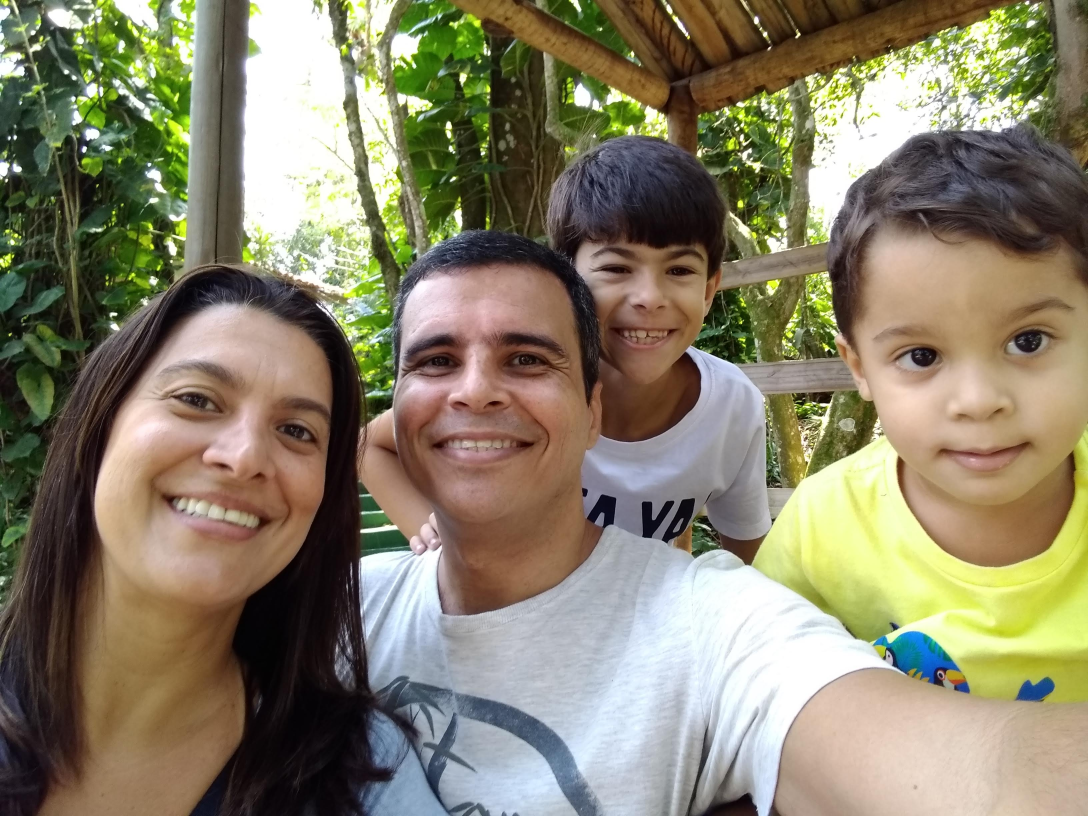
#> input picture resources/parque_da_cidade.jpg, 3264 x 2448 px (shown at 1/3 size)
$ python detect_and_crop.py
#> lines starting #> are read from the running program, lines starting #| are printed output that depends on the picture
### util/face_cropper.py
import cv2, sys

class FaceCropper(object):

    CASCADE_PATH = "resources/haarcascades/haarcascade_frontalface_default.xml"

    def __init__(self):
        self.face_cascade = cv2.CascadeClassifier(self.CASCADE_PATH)

    def generate(self, image_path, output_path, show_result= False):
#> called with image_path = 'resources/parque_da_cidade.jpg', output_path = 'output', show_result = False
        try:
            img = cv2.imread(image_path)
#> img is the input picture: shape (2448, 3264, 3); mean B, G, R 105.8, 129.3, 136.5
            if (img is None):
                print('[RECON] Não foi possível abrir a imagem %s' % image_path)
                return 0
        except Exception:
            print('[CROPPER] Deu ruim! %s' % sys.exc_info())

        img_bg = cv2.cvtColor(img, cv2.COLOR_BGR2GRAY)
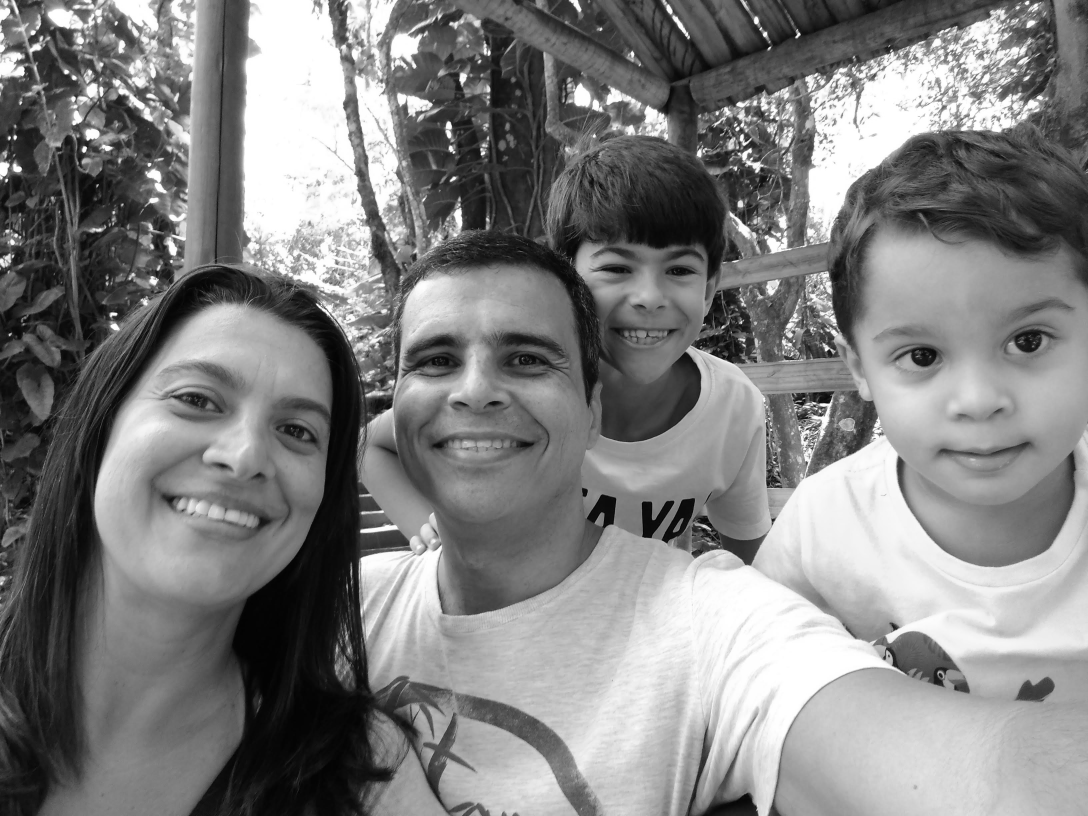
#> img_bg: shape (2448, 3264) (shown at 1/3 size); min 0, max 255, mean 128.8
        try:
            faces = self.face_cascade.detectMultiScale(img_bg, 1.1, 3, minSize=(240, 240))
#> faces = [[1700, 618, 489, 489], [1094, 795, 698, 698], [2522, 776, 742, 743], [314, 898, 832, 832]]
            if (faces is None):
                print('[RECON] Falhou ao tentar detectar alguma face em %s ' % image_path)
                return 0

            if (show_result):
                for (x, y, w, h) in faces:
                    cv2.rectangle(img, (x,y), (x+w, y+h), (255,0,0), 2)
                cv2.imshow('img', img)
                cv2.waitKey(0)
                cv2.destroyAllWindows()

            facecnt = len(faces)
#> facecnt = 4
            print("[RECON] Qtd detectada: " + str(facecnt) + " em  " + image_path)
#| [RECON] Qtd detectada: 4 em  resources/parque_da_cidade.jpg
            i = 0
            height, width = img.shape[:2]
#> height = 2448; width = 3264

            for (x, y, w, h) in faces:
                r = max(w, h) / 2
                centerx = x + w / 2
                centery = y + h / 2
                nx = int(centerx - r)
                ny = int(centery - r)
                nr = int(r * 2)

                faceimg = img[ny:ny+nr, nx:nx+nr]
                lastimg = cv2.resize(faceimg, (320, 320))
                i += 1
                # cv2.imwrite("output/image%d.jpg" % i, lastimg)
                result = cv2.imwrite(str(output_path) + "/cropped_" + image_path.split('/')[2].split('.')[0] + "_" + str(i) + ".jpg", lastimg)
                print('[RECON] Result: %s' % result)
                return facecnt
#> this loop made 1 pass
#> (x, y, w, h, r, centerx, centery, nx) on pass 1: (1700, 618, 489, 489, 244.5, 1944.5, 862.5, 1700)
#> pass 1, in generate, `faceimg = img[ny:ny+nr, nx:nx+nr]`:
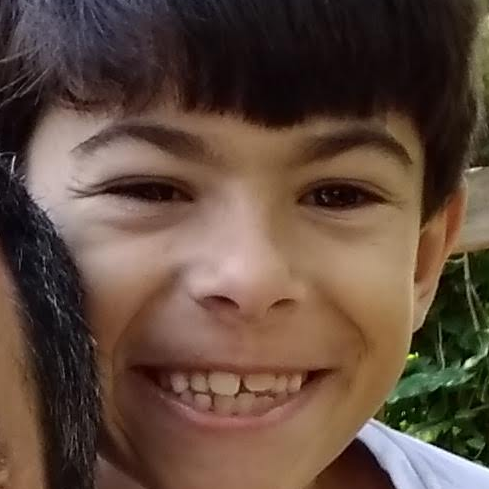
#> faceimg: shape (489, 489, 3); mean B, G, R 61.9, 74.5, 96.2
#> after the loop, i = 1

        except Exception:
#> (the run stopped early here; a loop or call above may not have finished)

$ run again, with resources/biden.jpg copied over resources/parque_da_cidade.jpg
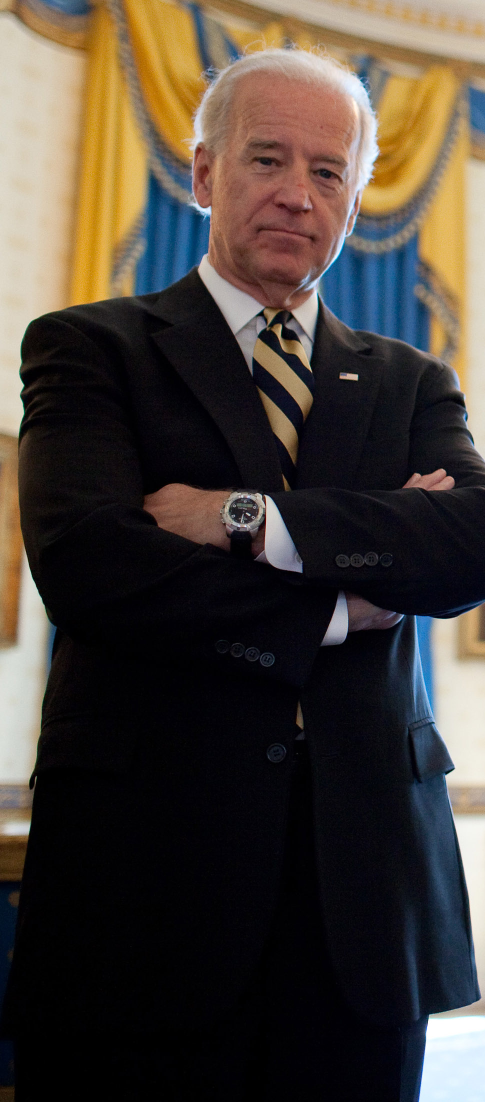
#> input picture resources/biden.jpg, 970 x 2204 px (shown at 1/2 size)
#> in generate, img is the input picture: shape (2204, 970, 3); mean B, G, R 55.5, 62.7, 70.7
#> in generate, `img_bg = cv2.cvtColor(img, cv2.COLOR_BGR2GRAY)`:
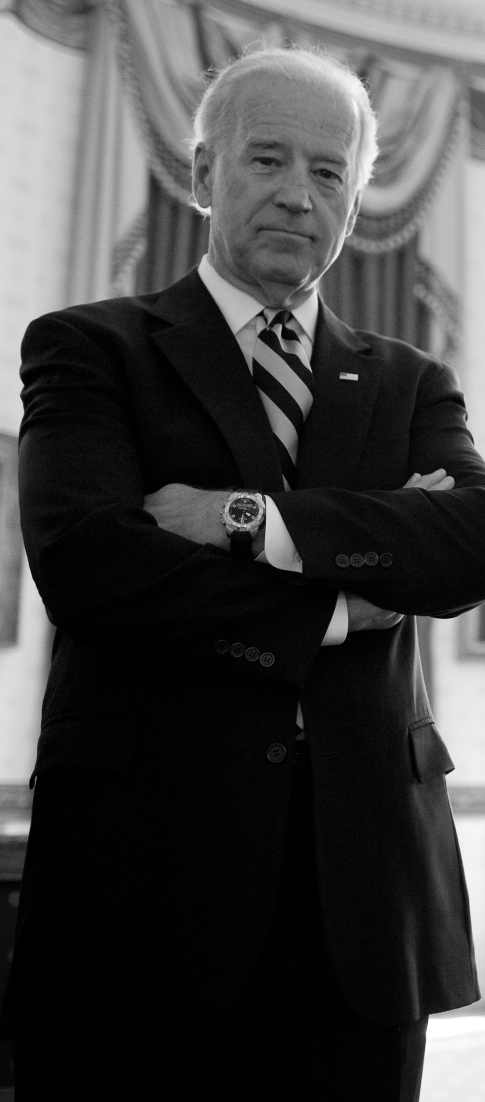
#> img_bg: shape (2204, 970) (shown at 1/2 size); min 0, max 255, mean 64.3
#> faces = [[433, 211, 314, 314]]
#> facecnt = 1
#| [RECON] Qtd detectada: 1 em  resources/parque_da_cidade.jpg
#> the loop in generate, `for (x, y, w, h) in faces:` made 1 pass
#> (x, y, w, h, r, centerx, centery, nx) on pass 1: (433, 211, 314, 314, 157, 590, 368, 433)
#> pass 1, in generate, `faceimg = img[ny:ny+nr, nx:nx+nr]`:
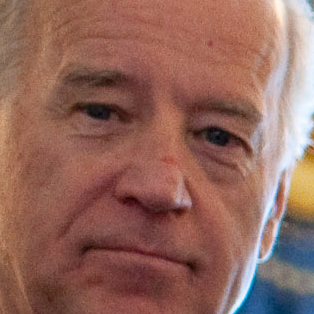
#> faceimg: shape (314, 314, 3); mean B, G, R 91.9, 102.6, 146

$ run again, with resources/caseh.jpg copied over resources/parque_da_cidade.jpg
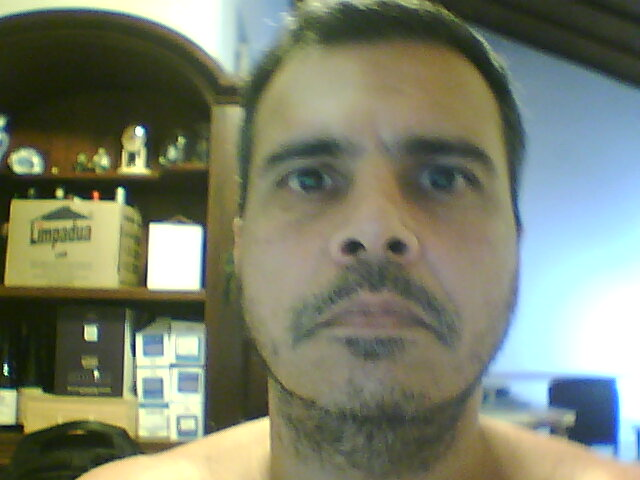
#> input picture resources/caseh.jpg, 640 x 480 px
#> in generate, img is the input picture: shape (480, 640, 3); mean B, G, R 108.6, 128.5, 122.8
#> in generate, `img_bg = cv2.cvtColor(img, cv2.COLOR_BGR2GRAY)`:
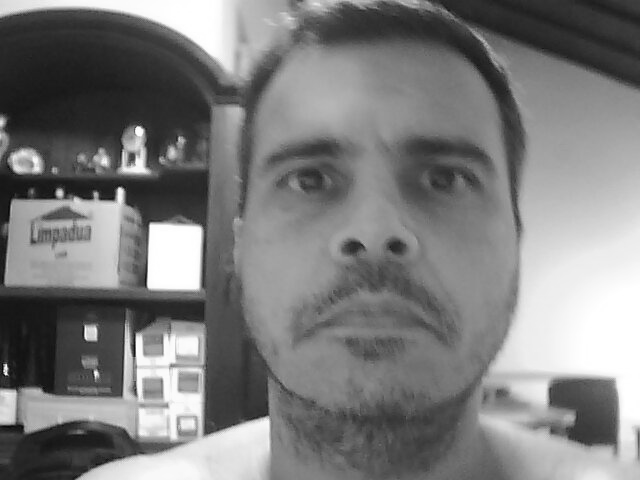
#> img_bg: shape (480, 640); min 5, max 255, mean 124.6
#> faces = [[202, 42, 353, 353]]
#> facecnt = 1
#| [RECON] Qtd detectada: 1 em  resources/parque_da_cidade.jpg
#> the loop in generate, `for (x, y, w, h) in faces:` made 1 pass
#> (x, y, w, h, r, centerx, centery, nx) on pass 1: (202, 42, 353, 353, 176.5, 378.5, 218.5, 202)
#> pass 1, in generate, `faceimg = img[ny:ny+nr, nx:nx+nr]`:
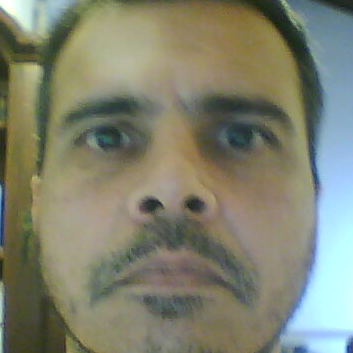
#> faceimg: shape (353, 353, 3); mean B, G, R 111.4, 130.1, 127.7
